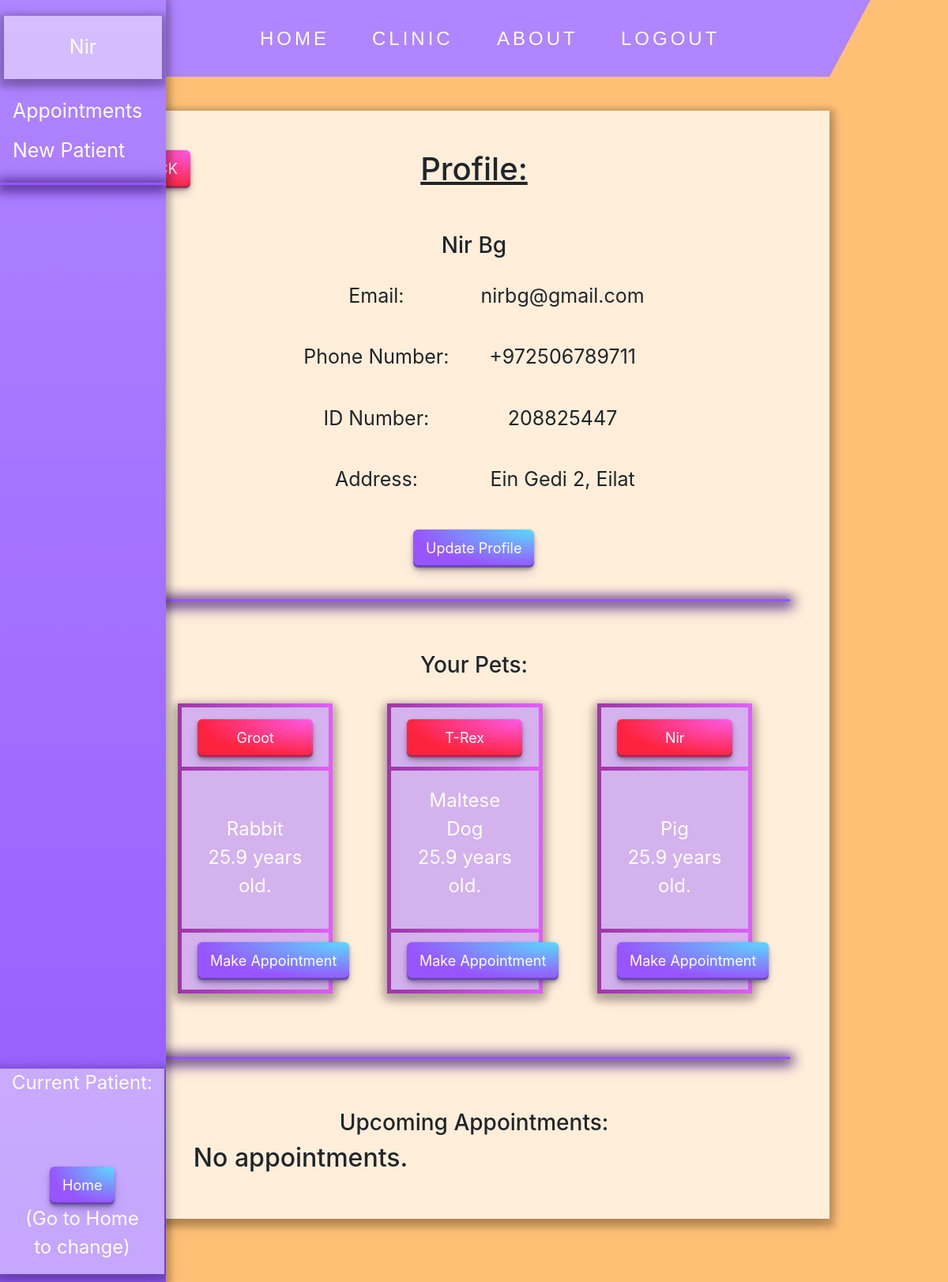
/accounts/profile/6 (signed in), run on the app's committed database.
### accounts/models.py (models this page shows, shortened)
class UserProfile(models.Model):
    user = models.OneToOneField(
        User, on_delete=models.CASCADE, related_name='user_profile')
    first_name = models.CharField(
        max_length=50, validators=[MinLengthValidator(2)])
    last_name = models.CharField(max_length=50, validators=[
                                 MinLengthValidator(2)])
    email = models.EmailField(unique=True, null=True)
    phone_number = PhoneNumberField(region='IL', unique=True, null=True)
    id_number = models.CharField(unique=True, max_length=9, null=True,
                                 validators=[MinLengthValidator(9), MaxLengthValidator(9), is_number])
    address = models.CharField(max_length=100)
    join_date = models.DateField(auto_now_add=True)

class Pet(models.Model):
    owner = models.ForeignKey(
        UserProfile, on_delete=models.CASCADE, related_name='pets')
    name = models.CharField(max_length=50)
    specie = models.ForeignKey(Specie, on_delete=models.CASCADE)
    breed = models.CharField(max_length=50, null=True, blank=True)
    birth_date = models.DateField()
    weight = models.DecimalField(max_digits=4, decimal_places=2)
    @property
    def age(self):
        days = int((datetime.now().date() - self.birth_date).days)
        years = days // 365
        months = (days - years * 365) // 30
        return f"{years}.{months}"

class Specie(models.Model):
    name = models.CharField(max_length=50, unique=True)
    def __str__(self):
        return self.name

### accounts/views.py (the view)
# urls.py: path('profile/<int:patient_id>', profile, name='profile'),
@login_required(login_url='login')
def profile(request, patient_id):
    user_profile = UserProfile.objects.get(pk=patient_id)
    pets = Pet.objects.filter(owner=user_profile.id)
    context = {'profile': user_profile, 'pets': pets}
    appointments = Appointment.objects.filter(
        pet__in=pets).order_by('appointment_date', 'hour_slot')
    context['appointments'] = appointments
    return render(request, 'profile.html', context)

### staff/context_processors.py (called while the page is built)
def all_patients(request):
    if request.user.is_staff:
        patients = UserProfile.objects.all()
        return {'patients': patients}
    else:
        return {}

def current(request):
    context = {}
    if request.user.is_staff:
        if "change_current" in request.POST and 'current_patient' in request.session:
            del request.session['current_patient']
        try:
            current_patient = UserProfile.objects.get(pk=request.session['current_patient'])
            context['current_patient'] = current_patient
        except KeyError:
            context = {}
            search_form = PatientSearch(request.POST)
            context['search_form'] = search_form
            if search_form.is_valid() and search_form.cleaned_data:
                current_patient = UserProfile.objects.get(id_number=search_form.cleaned_data['search_patient'])
                request.session['current_patient'] = current_patient.id
                context['current_patient'] = current_patient
        return context
    else:
        return context

### staff/forms.py (called while the page is built)
    def clean(self):
        cleaned_data = super(PatientSearch, self).clean()
        if 'search_patient' in self.errors:
            del self._errors['search_patient']
        return cleaned_data

### accounts/templates/profile.html (shortened to what this page needs)
{% extends 'partials/base.html' %} {% block content %}
<button
	class="button-29 red back"
	onclick="window.location.href='{{ request.META.HTTP_REFERER }}'"
>
	BACK
</button>
<h1>Profile:</h1>
<br /><br />
<h3>{{ profile.first_name }} {{ profile.last_name }}</h3>
<table id="profile">
	<tr>
		<td>Email:</td>
		<td>{{ profile.email }}</td>
	</tr>
	<tr>
		<td>Phone Number:</td>
		<td>{{ profile.phone_number }}</td>
	</tr>
	<tr>
		<td>ID Number:</td>
		<td>{{ profile.id_number }}</td>
	</tr>
	<tr>
		<td>Address:</td>
		<td>{{ profile.address }}</td>
	</tr>
</table>
<br />
{% if request.user.is_staff %}
<a href="{% url 'update_profile' current_patient.id %}">
	<button type="submit" class="button-29">Update Profile</button>
</a>
{% elif not request.user.is_staff %}
<a href="{% url 'update_profile' request.user.user_profile.id %}">
	<button type="submit" class="button-29">Update Profile</button>
</a>
{% else %}
<h5>Needs Current Patient.</h5>
{% endif %}
<br /><br />
<hr class="nav_seperator" />
<br /><br />
<h3>Your Pets:</h3>
<br />
<div class="pets-grid">
	{% for pet in pets %}
	<div class="grid-item">
		<div class="card border-pet mb-3" style="max-width: 80%">
			<div class="card-header bg-transparent border-pet">
				<button
					class="button-29 red"
					onclick="window.location.href='{% url 'pet_details' pet.id %}'"
				>
					{{ pet.name }}
				</button>
			</div>
			<div class="card-body">
				<p>
					{% if pet.breed %} {{ pet.breed }} {% endif %}
					<br />
					{{ pet.specie }} <br />
					{{ pet.age }} years old.
				</p>
			</div>
			<div class="card-footer bg-transparent border-pet">
				<button
					class="button-29"
					onclick="window.location.href='{% url 'create_appointment' pet.id %}'"
				>
					Make Appointment
				</button>
			</div>
		</div>
	</div>
	{% endfor %}
</div>
<br /><br />
<hr class="nav_seperator" />
<br /><br />
<h3>Upcoming Appointments:</h3>
<div class="appointments-grid">
	{% for appointment in appointments %} {% if not appointment.completed %}
	<div class="card text-white bg-success mb-3">
		<div class="card-header">
			{{ appointment.appointment_date }}
			<br />
			{{ appointment.appointment_hour }}
		</div>
		<div class="card-header">{{ appointment.pet.name }}</div>
		<div class="card-body">{{ appointment.description }}</div>
	</div>
	{% endif %} {% empty %}
	<h2>No appointments.</h2>
	{% endfor %}
</div>
 {% endblock content %}

### customers/templates/partials/base.html (shortened to what this page needs)
{% load static %}
<!DOCTYPE html>
<html lang="en">
<head>
    <link rel="stylesheet" href="{% static 'css/styles.css' %}" type="text/css">
    <link rel="stylesheet" href="https://stackpath.bootstrapcdn.com/bootstrap/4.1.3/css/bootstrap.min.css"
>
</head>
<body>
    {% include 'partials/navbar.html' %}
    {% if request.user.is_staff %}
        {% include 'partials/staffnav.html' %}
    {% endif %}
    <div id="primary_content">
        {% block content %}
        {% endblock %}
    </div>
</body>
</html>

### customers/templates/partials/navbar.html (shortened to what this page needs)
{% load static %}
<link rel="stylesheet" href="{% static '/css/styles.css' %}"/>
<body onload="myFunction()" onresize="myFunction()">
    <nav class="navbar">
        <div id="trapezoid">
            <ul id="linksUL">
                <li><a href="{% url 'homepage' %}">Home</a></li>
                <li><a href="{% url 'clinic' %}">Clinic</a></li>
                <li><a href="{% url 'about' %}">About</a></li>
                {% if request.user.is_authenticated %}
                    <li><a href="{% url 'logout' %}">Logout</a></li>
                {% else %}
                    <li><a href="{% url 'login' %}">Login</a></li>
                {% endif %}
            </ul>
        </div>
    </nav>
</body>

### staff/templates/partials/staffnav.html (shortened to what this page needs)
{% load static %}
{% load crispy_forms_tags %}
<link rel="stylesheet" href="{% static '/css/staffstyle.css' %}">
<body>
    <div class="sidenav">
        {% if request.user.is_superuser %}
            <p id="HeadName">
                <a href="{% url 'admin:index' %}">
                    {{ request.user.user_profile.first_name }}
                </a></p>
        {% else %}
            <p id="HeadName">{{ request.user.user_profile.first_name }}</p>
        {% endif %}
        <a href="{% url 'appointments_in_date' %}">Appointments</a>
        <a href="{% url 'register' %}">New Patient</a>
        <hr class="nav_seperator">
        <div id="FootPatient">
            {% if not current_patient and request.path == '/' %}
                <form method="POST" autocomplete="off">
                    {% csrf_token %}
                    {{ search_form }}
                    <datalist id="patients" class="patient_search_bar">
                        {% for patient in patients %}
                            <option value="{{ patient.id_number }}">
                                {{ patient }} - {{ patient.id_number }}
                            </option>
                        {% endfor %}
                    </datalist>
                    <br><br>
                    <button type="submit" class="button-29" href="{% url 'homepage' %}">Search</button>
                </form>
            {% else %}
                <p>
                    Current Patient:<br>
                    {{ current_patient }}<br>
                    {{ current_patient.id_number }}<br>
                </p>
                {% if request.path == '/' %}
                    <form method="post">
                        {% csrf_token %}
                        <button type="submit" name="change_current" class="button-29">Change</button>
                    </form>
                {% else %}
                    <button class="button-29" onclick="window.location.href='{% url 'homepage' %}'">Home</button>
                    <p>(Go to Home <br> to change)</p>
                {% endif %}
            {% endif %}
        </div>
    </div>
</body>

### customers/static/css/styles.css (style rules this page uses)
body { background-color: #ffc076; }
h1 { text-decoration: underline; }
table, tr, td { margin-left: auto; margin-right: auto; padding: 20px; }
#trapezoid { -webkit-box-sizing: content-box; -moz-box-sizing: content-box; height: 0; border: 80px solid rgba(0, 0, 0, 0); border-top: 0 solid; border-bottom: 150px solid rgb(176, 133, 255); font: normal 100%/normal Arial, Helvetica, sans-serif; transform: rotateX(180deg); position: fixed; top: 0; bottom: 0; left: 0; right: 0; margin: -53px auto auto auto; text-align: center; transition: border-bottom-width 0.7s; z-index: 1; width: 75%; }
#trapezoid a { transform: rotateX(180deg); margin-top: 20px; font-size: 150%; }
#linksUL { align-self: center; font-size: 16px; }
.navbar { margin: 0; top: 0; display: flex; overflow: inherit; justify-content: center; height: 60px; }
.navbar a { float: left; color: white; text-align: center; padding: 14px 25px; text-decoration: none; text-transform: uppercase; letter-spacing: 4px; transition: all 0.5s ease; }
.navbar a:before, .navbar a:after { position: absolute; left: 0; width: 100%; height: 2px; background: #FFF; content: ""; opacity: 0; transition: all 0.3s; }
.navbar a:before { top: 0; transform: translateY(-10px); }
.navbar a:after { bottom: 0; transform: translateY(10px); }
.navbar li { display: inline-flex; }
#primary_content { margin: 80px auto 80px; align-self: center; text-align: center; background-color: rgba(255, 255, 255, 0.73); min-height: 600px; width: 75%; min-width: 500px; position: relative; overflow: auto; transition: margin-top 0.7s; padding: 50px; box-shadow: 0 4px 8px 6px rgba(0, 0, 0, 0.2), 0 6px 20px 0 rgba(0, 0, 0, 0.19); }
.card { background-color: rgba(176, 133, 255, 0.56); font-size: 150%; color: white; margin: auto; box-shadow: 0 4px 8px 6px rgba(0, 0, 0, 0.2), 0 6px 20px 0 rgba(0, 0, 0, 0.19); }
.border-pet { border-image-slice: 1; border-width: 5px; border-image-source: linear-gradient(to left, rgba(238, 0, 255, 0.47), rgba(136, 0, 134, 0.69)); }
.card-header { font-size: 125%; font-weight: bolder; }
.card-footer { font-size: 75%; }
#profile tr, th, td { font-size: 125%; align-content: flex-end; }
.pets-grid { display: grid; grid-template-columns: repeat(4, auto); grid-gap: 20px; }
.button-29 { align-items: center; appearance: none; background-image: radial-gradient(100% 100% at 100% 0, #5adaff 0, #9854ff 100%); border: 0; border-radius: 6px; box-shadow: rgba(45, 35, 66, .4) 0 2px 4px, rgba(45, 35, 66, .3) 0 7px 13px -3px, rgba(58, 65, 111, .5) 0 -3px 0 inset; box-sizing: border-box; color: #fff; cursor: pointer; display: inline-flex; height: 48px; justify-content: center; line-height: 1; list-style: none; overflow: hidden; padding-left: 16px; padding-right: 16px; position: relative; text-align: left; text-decoration: none; transition: box-shadow .15s, transform .15s; user-select: none; -webkit-user-select: none; touch-action: manipulation; white-space: nowrap; will-change: box-shadow, transform; font-size: 18px; }
hr.nav_seperator { border-top: 3px solid rgb(152, 84, 255); box-shadow: 0 2px 16px 4px rgb(53, 19, 105), 0 6px 20px 0 rgb(152, 84, 255); }
.appointments-grid { display: grid; grid-template-columns: repeat(3, auto); grid-gap: 20px; }
.card-header button { width: 100%; }
a { text-decoration: none; }
.back { position: absolute; left: 10px; }
.red { background-image: radial-gradient(100% 100% at 100% 0, #ff5ae9 0, #fd233e 100%); }

### data on the page
UserProfile: first_name "Nir", last_name "Bg", email "nirbg@gmail.com", phone_number "+972506789711", id_number "208825447", address "Ein Gedi 2, Eilat"
Pet: name "Groot", specie "Rabbit", age "25.9"
Pet: name "T-Rex", breed "Maltese", specie "Dog", age "25.9"
Pet: name "Nir", specie "Pig", age "25.9"

### other printed values
{{ request.user.user_profile.first_name }} "Nir"
